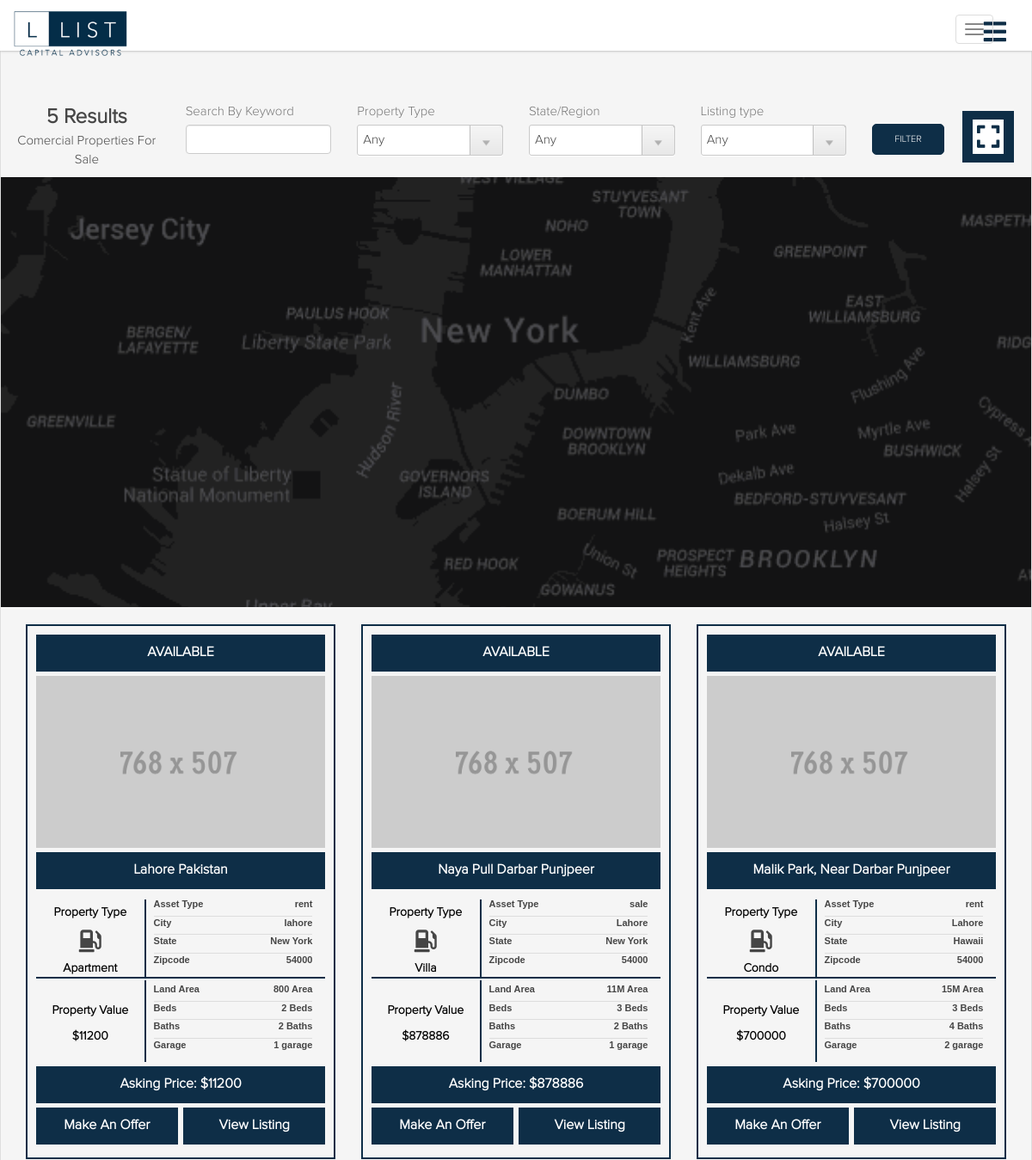
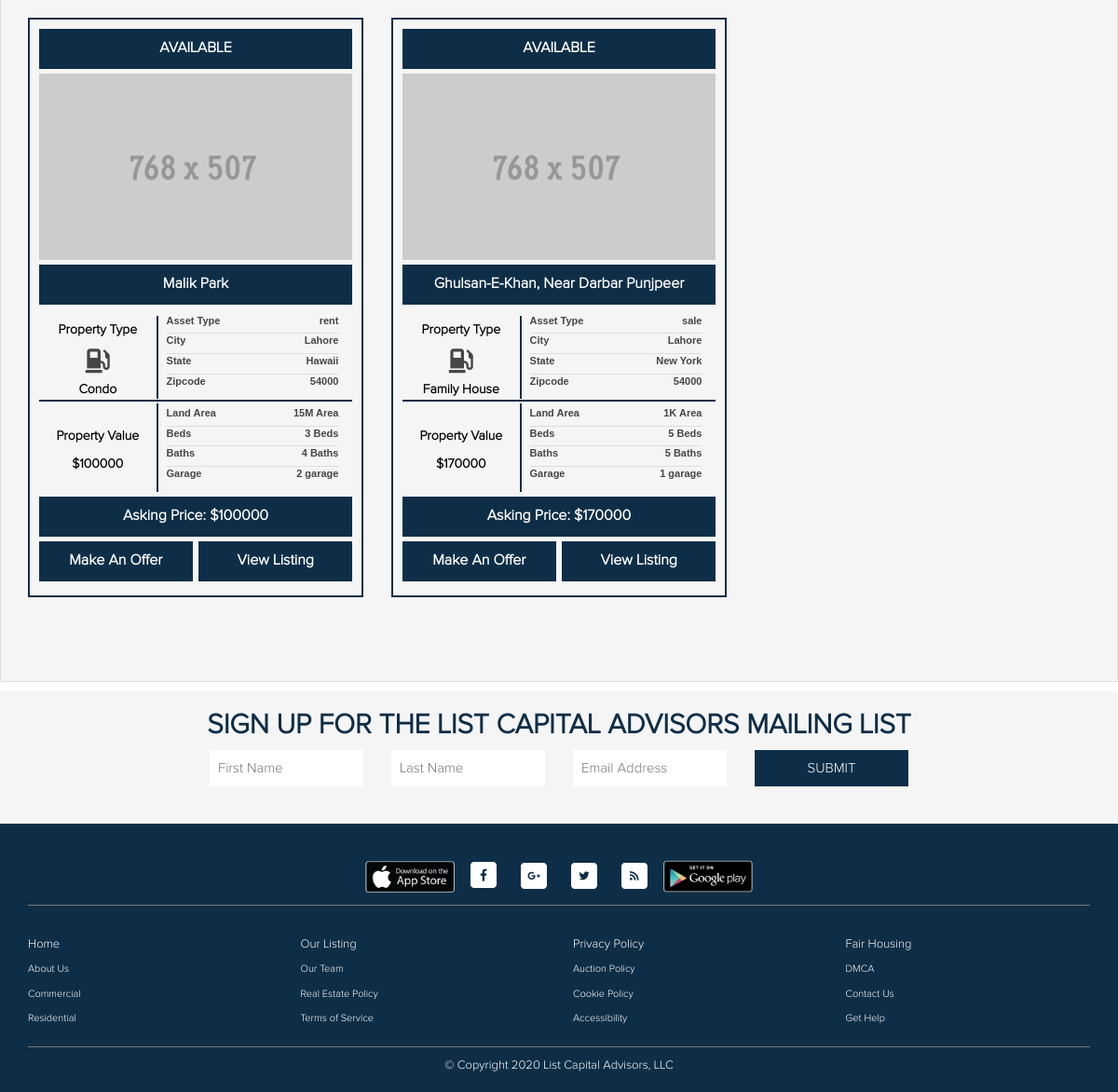
/index.php/home/properties, run on the app's committed database (2 pictures, top to bottom).
### tables this page shows
CREATE TABLE IF NOT EXISTS `real_property` (
  `property_id` int(11) NOT NULL AUTO_INCREMENT,
  `user_id` int(11) NOT NULL,
  `auction_type` enum('online_auction','in_person_auction') NOT NULL DEFAULT 'in_person_auction',
  `address` text NOT NULL,
  `zip_code` varchar(20) NOT NULL,
  `city` varchar(255) NOT NULL,
  `state` varchar(255) NOT NULL,
  `description` text NOT NULL,
  `size` varchar(255) NOT NULL,
  `bedroom` int(11) NOT NULL,
  `bathroom` int(11) NOT NULL,
  `garage` int(11) NOT NULL,
  `google_map` text NOT NULL,
  `price` varchar(255) NOT NULL,
  `asset_type_id` int(11) NOT NULL,
  `property_type` int(11) NOT NULL,
  `contract_type` enum('sale','rent') NOT NULL,
  `image1` text NOT NULL,
  `image2` text NOT NULL,
  `image3` text NOT NULL,
  `image4` text NOT NULL,
  `image5` text NOT NULL,
  `status` enum('1','0') NOT NULL,
  PRIMARY KEY (`property_id`)
);

CREATE TABLE IF NOT EXISTS `real_property_type` (
  `property_type` int(11) NOT NULL AUTO_INCREMENT,
  `name` varchar(255) NOT NULL,
  PRIMARY KEY (`property_type`)
);

### application/controllers/home.php (called while the page is built, shortened)
<?php if ( ! defined('BASEPATH')) exit('No direct script access allowed');
class Home extends CI_Controller {
	public function template($content = '', $data = '')
	{
		$this->load->database();
		if (isset($_SESSION['user']))
		{
			$data['login'] = true;
		}
		else
		{
			$data['login'] = false;
		}
		$result = $this->db->query("SELECT * FROM `real_property_type`;");
		if ($result->num_rows() > 0)
		{
			$row = $result->result_array();
			$data['property_type'] = $row;
		}
		$this->load->view('header',$data);
		$this->load->view($content,$data);
		$this->load->view('footer',$data);
	}
	public function properties($sort='',$type='')
	{
		$this->load->database();
		$data['page_title'] = 'Properties';
		$data['meta_des'] = 'Properties';
		$data['meta_key'] = 'Properties';
		$data['menu'] = $sort;
		$data['sidebar_listing_menu'] = true;
		$result = $this->db->query("SELECT * FROM `real_property_type`;");
		if ($result->num_rows() > 0)
		{
			$row = $result->result_array();
			$data['property_type'] = $row;
		}
		if ($sort === 'all')
		{
			if ($type > 0)
			{
				$result = $this->db->query("SELECT * FROM `real_property` WHERE `property_type` = '$type' ORDER BY `property_id` DESC;");
				if ($result->num_rows() > 0)
				{
					$row = $result->result_array();
					$data['properties'] = $row;
				}
			}
			else if (strlen($type) > 0){
				$result = $this->db->query("SELECT `property_type` FROM `real_property_type` WHERE `name` = '$type' LIMIT 1;");
				if ($result->num_rows() > 0)
				{
					$row = $result->result_array();
					$result = $this->db->query("SELECT * FROM `real_property` WHERE `property_type` = '".$row[0]['property_type']."' ORDER BY `property_id` DESC;");
					if ($result->num_rows() > 0)
					{
						$row = $result->result_array();
						$data['properties'] = $row;
					}
				}
			}
			else
			{
				$result = $this->db->query("SELECT * FROM `real_property` ORDER BY `property_id` DESC;");
				if ($result->num_rows() > 0)
				{
					$row = $result->result_array();
					$data['properties'] = $row;
				}
			}
		}
		else
		{
			$result = $this->db->query("SELECT * FROM `real_property` ORDER BY `property_id` DESC;");
			if ($result->num_rows() > 0)
			{
				$row = $result->result_array();
				$data['properties'] = $row;
			}
			$data['menu'] = 'all';
		}
		$this->template('properties',$data);
	}
}

### index.php (called while the page is built, shortened)
<?php
require_once BASEPATH.'core/CodeIgniter.php';

### application/views/properties.php (the view, shortened to what this page needs)
<section class="properties">
    <div class="container-fluid">
        <div class="divider"></div>
        <div class="row">
        <div class="filters">
            <div class="col-sm-12 col-md-2 text-center">
                <strong style="font-size: 24px;">
                    <?php if (isset($properties) && count($properties) > 0){echo count($properties);}else{echo 0;}?> Results</strong>
                <p>Comercial Properties For Sale</p>
            </div>
            <form>
                <div class="col-xs-6 col-sm-4 col-md-2">
                    <label>Search By Keyword</label>
                    <input type="text" name="search" class="form-control">
                </div>
                <div class="col-xs-6 col-sm-4 col-md-2">
                    <label>Property Type</label>
                    <div class="formBlock select">
                        <select name="property type" id="_propertytype_" class="formDropdown" style="padding:6px;">
                            <option value="">Any</option>
                        </select>
                    </div>
                </div>
                <div class="col-xs-6 col-sm-4 col-md-2">
                    <label>State/Region</label>
                    <select name="property type" id="_propertytype_" class="formDropdown" style="padding:6px;">
                        <option value="">Any</option>
                    </select>
                </div>
                <div class="col-xs-6 col-sm-4 col-md-2">
                    <label>Listing type</label>
                    <select name="property type" id="_propertytype_" class="formDropdown" style="padding:6px;">
                        <option value="">Any</option>
                    </select>
                </div>
                <div class="col-sm-3 col-md-1">
                    <button class="btn btn-primary">Filter</button>
                </div>
            </form>
            <div class="col-sm-12 col-md-1 text-center">
                <a href="javascript://" class="map-show-hide-btn"><i class="fas fa-expand"></i></a>
            </div>
        </div>
        <!-- <?php
        if (isset($properties) && count($properties) > 0)
        {
        ?>
            <?php
                foreach ($properties as $key => $val)
                {
                    foreach ($property_type as $key => $value)
                    {
                        if ($val['property_type'] == $value['property_type'])
                        {
                            $_property_type = $value['name'];
                        }
                    }
                ?>
                <?php
                }
                ?>
        <?php
        }
        else
        {
            echo "Nothing to show right now :(";
        }
        ?> -->
        </div>
    </div>
    <div id="map">
    </div>
    <div class="container">
        <div class="row">
        <?php
            if (isset($properties) && count($properties) > 0)
            {
            ?>
            <?php
                foreach ($properties as $key => $val)
                {
                    foreach ($property_type as $key => $value)
                    {
                        if ($val['property_type'] == $value['property_type'])
                        {
                            $_property_type = $value['name'];
                        }
                    }
                ?>
                <div class="col-sm-6 col-md-4">
                    <div class="list">
                        <div class="top-avail">available</div>
                        <div class="main-img">
                            <a href="<?php echo site_url('home/single/'.$val['property_id']); ?>">
                                <img src="<?php echo base_url(); ?>asset/img/768x507.gif" class="img-resp">
                            </a>
                        </div>
                        <div class="top-avail" style="text-transform: capitalize;"><?=$val['address']?></div>
                        <div class="detials">
                            <div class="pro-type">
                                <div class="type text-center">
                                    <p>Property Type</p>
                                    <div><i class="fas fa-gas-pump"></i></div>
                                    <p class="nechye-wala-p"><?=$_property_type?></p>
                                </div>
                                <div class="values">
                                    <div class="val_">
                                        <p class="left">Asset Type</p>
                                        <p class="right"><?=$val['contract_type']?></p>
                                    </div>
                                    <div class="val_">
                                        <p class="left">City</p>
                                        <p class="right"><?=$val['city']?></p>
                                    </div>
                                    <div class="val_">
                                        <p class="left">State</p>
                                        <p class="right"><?=$val['state']?></p>
                                    </div>
                                    <div class="val_">
                                        <p class="left">Zipcode</p>
                                        <p class="right"><?=$val['zip_code']?></p>
                                    </div>
                                </div>
                            </div>
                            <div class="pro-type">
                                <div class="type text-center">
                                    <p><br>Property Value</p>
                                    <strong><p class="nechye-wala-p">$<?=$val['price']?></p></strong>
                                </div>
                                <div class="values">
                                    <div class="val_">
                                        <p class="left">Land Area</p>
                                        <p class="right"><?=$val['size']?> Area</p>
                                    </div>
                                    <div class="val_">
                                        <p class="left">Beds</p>
                                        <p class="right"><?=$val['bedroom']?> Beds</p>
                                    </div>
                                    <div class="val_">
                                        <p class="left">Baths</p>
                                        <p class="right"><?=$val['bathroom']?> Baths</p>
                                    </div>
                                    <div class="val_">
                                        <p class="left">Garage</p>
                                        <p class="right"><?=$val['garage']?> garage</p>
                                    </div>
                                </div>
                            </div>
                        </div>
                        <div class="top-avail" style="text-transform: capitalize;">Asking Price: $<?=$val['price']?></div>
                        <div class="last-button">
                            <a href="javascript://">make an Offer</a>
                            <a href="<?php echo site_url('home/single/'.$val['property_id']); ?>" style="margin: 0">view Listing</a>
                        </div>
                    </div>
                </div>
            <?php
                }
            ?>
        <?php
        }
        else
        {
            echo "Nothing to show right now :(";
        }
        ?>
        </div>
    </div>
</section>

### asset/css/style.css (style rules this page uses)
* { margin:0px; padding:0px; }
html { width:100%; height:100%; }
body { font-family:Proxima Nova Light, Helvetica, Arial; font-size:15px; color:#464646; width:100%; height:100%; }
a { color:#81be32; -webkit-transition: color 0.2s linear; -moz-transition: color 0.2s linear; -ms-transition: color 0.2s linear; -o-transition: color 0.2s linear; transition: color 0.2s linear; }
.divider { background-color:transparent; max-width:100%; height:2px; margin-top:-14px; margin-bottom:30px; }
.formDropdown, input { width:100%; padding:8px; margin-bottom:20px; border-radius:3px; border:none; border:1px solid #c9c9c9; box-shadow: 0 1px 1px white; }
select { -webkit-appearance: none; -moz-appearance: none; text-indent: 0.01px; text-overflow: ""; background: url('../img/dropdown-button.png') no-repeat; background-position: right -1px; background-color:white; cursor:pointer; }
label { font-family:Open Sans; color:#787878; font-size:13px; }
.formBlock { float:left; margin-right:40px; width:100%; }
.properties { padding:70px 0px 70px 0px; background-color:#f5f5f5; border:1px solid #dedede; box-shadow: inset 0 1px 1px white; margin-top: 30px; }
.filters { margin-bottom: 20px; }
.filters label { font-family: Proxima Nova Light; font-weight:normal; font-size:15px; }
.filters button { padding: 9px 25px; color: #fff; background: #0E2E47; border-radius: 5px; font-size: 11px; border: 1px solid #0E2E47; font-family: Proxima Nova Light; font-weight: normal; text-transform: uppercase; margin-top: 25px; }
#map { height: 500px; margin-bottom: 20px; background-image: url(../img/google_map.png); background-position: center center; background-repeat: no-repeat; background-size: cover; }
.list { border: 2px solid #0E2E47; padding: 10px; margin-bottom: 20px; }
.list .top-avail { width: 100%; background: #0E2E47; padding: 10px 0; text-transform: uppercase; color: #fff; text-align: center; font-size: 16px; margin-bottom: 5px; font-weight: 700; }
.list .main-img { width: 100%; height: 200px; margin-bottom: 5px; }
.img-resp { width: 100%; height: 100%; object-fit: cover; -webkit-object-fit: cover; -moz-object-fit: cover; -o-object-fit: cover; }
.list .detials { margin-bottom: 5px; }
.list .detials .pro-type { border-bottom: 2px solid #0E2E47; }
.list .detials .pro-type:last-child { border-bottom: none; }
.list .detials .pro-type .type { width: 38%; border-right: 2px solid #0E2E47; }
.list .detials .type p { font-size: 14px; color: #000; font-weight: 600; }
.list .detials .pro-type .type div { width: 100%; margin-bottom: 5px; text-align: center; }
.list .detials .pro-type .type div i { font-size: 26px; }
.list .detials .pro-type .type, .list .detials .pro-type .values { padding: 5px; padding: 5px 5px 0 5px; display: inline-block; font-weight: bold !important; }
.list .detials .pro-type .values { width: 58%; }
.list .detials .pro-type .values .val_ { border-bottom: 1px solid #ddd; width: 100%; }
.list .detials .pro-type .values .val_:last-child { border-bottom: none; }
.list .detials .val_ p { font-size: 11px; font-weight: bold; font-family: arial; display: inline-block; margin-bottom: 5px; }
.nechye-wala-p { margin: 0 !important; }
.list .detials .pro-type .values .val_ .left { float: left; }
.list .detials .pro-type .values .val_ .right { float: right; }
.list .last-button { width: 100%; margin-top: 5px; }
.list .last-button a { float: left; width: 49%; background: #0E2E47; padding: 10px 0; color: #fff; text-align: center; font-size: 16px; margin-bottom: 5px; margin-right: .5%; font-weight: 700; text-transform: capitalize; }
.list .last-button a:last-child { float: right !important; margin-left: .5% !important; }
.map-show-hide-btn { background: #0E2E47; display: inline-block; color: #fff; width: 60px; height: 60px; font-size: 30px; line-height: 65px; margin-top: 10px; transition: all .3s ease-in-out; -webkit-transition: all .3s ease-in-out; -moz-transition: all .3s ease-in-out; -o-transition: all .3s ease-in-out; }
.map-show-hide-btn i { padding: 5px; background: #fff; color: #0E2E47; }

### data on the page
real_property: address "Lahore Pakistan", contract_type "rent", city "lahore", state "New York", zip_code "54000", price "11200", size "800", bedroom "2", bathroom "2", garage "1"
real_property_type: name "Apartment"
real_property: address "Naya Pull Darbar Punjpeer", contract_type "sale", city "Lahore", state "New York", zip_code "54000", price "878886", size "11M", bedroom "3", bathroom "2", garage "1"
real_property_type: name "Villa"
real_property: address "Malik Park, Near Darbar Punjpeer", contract_type "rent", city "Lahore", state "Hawaii", zip_code "54000", price "700000", size "15M", bedroom "3", bathroom "4", garage "2"
real_property_type: name "Condo"
real_property: address "Malik Park", contract_type "rent", city "Lahore", state "Hawaii", zip_code "54000", price "100000", size "15M", bedroom "3", bathroom "4", garage "2"
real_property: address "Ghulsan-E-Khan, Near Darbar Punjpeer", contract_type "sale", city "Lahore", state "New York", zip_code "54000", price "170000", size "1K", bedroom "5", bathroom "5", garage "1"
real_property_type: name "Family House"

### other printed values
count($properties) "5"
